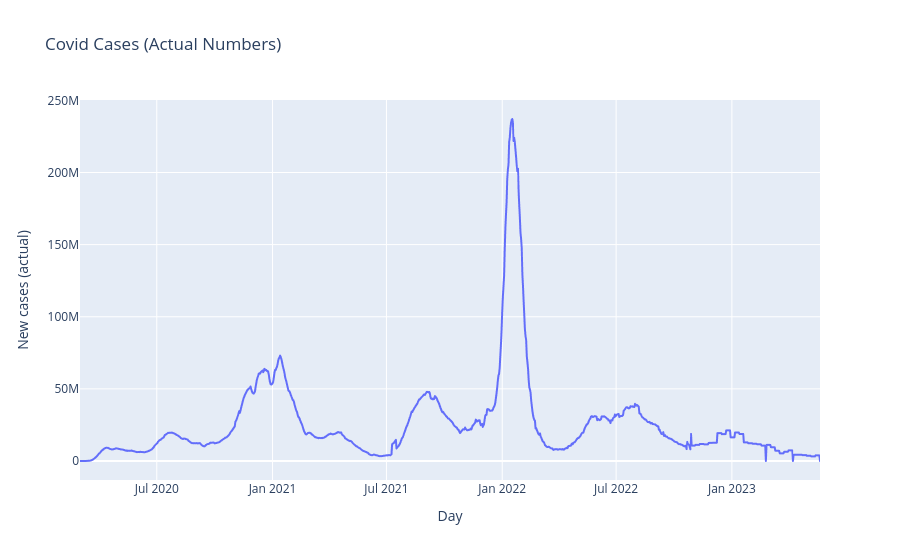

The notebook cell this image was saved under:
### Code cell
fig = px.line(
    covid,
    x='Day',
    y='New cases (actual)',
    title='Covid Cases (Actual Numbers)'
)

fig.show()

### Figure 1 — Plotly figure (JSON) as saved in the notebook; plotly's stock layout.template omitted (floating-point values rounded to 4 significant figures; data arrays with more than 128 entries replaced by an {"elided": "..."} marker saying what was removed)
{"data": [{"hovertemplate": "Day=%{x}<br>New cases (actual)=%{y}<extra></extra>", "legendgroup": "", "line": {"color": "#636efa", "dash": "solid"}, "marker": {"symbol": "circle"}, "mode": "lines", "name": "", "showlegend": false, "type": "scattergl", "x": {"elided": "1177 str values"}, "xaxis": "x", "y": {"elided": "1177 float values"}, "yaxis": "y"}], "layout": {"legend": {"tracegroupgap": 0}, "title": {"text": "Covid Cases (Actual Numbers)"}, "xaxis": {"anchor": "y", "domain": [0, 1], "title": {"text": "Day"}}, "yaxis": {"anchor": "x", "domain": [0, 1], "title": {"text": "New cases (actual)"}}}}
